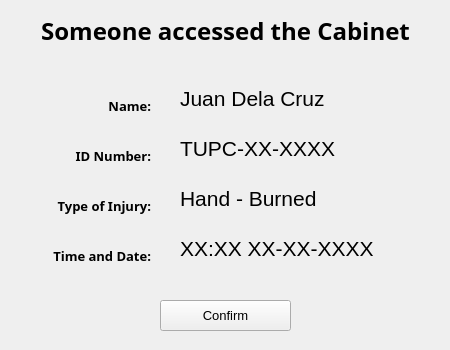
<?xml version="1.0" encoding="UTF-8"?>
<ui version="4.0">
 <class>MainWindow</class>
 <widget class="QMainWindow" name="MainWindow">
  <property name="geometry">
   <rect>
    <x>0</x>
    <y>0</y>
    <width>450</width>
    <height>350</height>
   </rect>
  </property>
  <property name="minimumSize">
   <size>
    <width>450</width>
    <height>350</height>
   </size>
  </property>
  <property name="maximumSize">
   <size>
    <width>450</width>
    <height>350</height>
   </size>
  </property>
  <property name="windowTitle">
   <string>MainWindow</string>
  </property>
  <widget class="QWidget" name="centralwidget">
   <widget class="QLabel" name="label">
    <property name="geometry">
     <rect>
      <x>0</x>
      <y>10</y>
      <width>451</width>
      <height>41</height>
     </rect>
    </property>
    <property name="font">
     <font>
      <family>Unispace</family>
      <pointsize>18</pointsize>
      <weight>75</weight>
      <bold>true</bold>
     </font>
    </property>
    <property name="text">
     <string>Someone accessed the Cabinet</string>
    </property>
    <property name="alignment">
     <set>Qt::AlignCenter</set>
    </property>
   </widget>
   <widget class="QLabel" name="label_2">
    <property name="geometry">
     <rect>
      <x>30</x>
      <y>90</y>
      <width>121</width>
      <height>31</height>
     </rect>
    </property>
    <property name="font">
     <font>
      <family>Unispace</family>
      <pointsize>10</pointsize>
      <weight>75</weight>
      <bold>true</bold>
     </font>
    </property>
    <property name="text">
     <string>Name:</string>
    </property>
    <property name="alignment">
     <set>Qt::AlignRight|Qt::AlignTrailing|Qt::AlignVCenter</set>
    </property>
   </widget>
   <widget class="QLabel" name="label_3">
    <property name="geometry">
     <rect>
      <x>30</x>
      <y>140</y>
      <width>121</width>
      <height>31</height>
     </rect>
    </property>
    <property name="font">
     <font>
      <family>Unispace</family>
      <pointsize>10</pointsize>
      <weight>75</weight>
      <bold>true</bold>
     </font>
    </property>
    <property name="text">
     <string>ID Number:</string>
    </property>
    <property name="alignment">
     <set>Qt::AlignRight|Qt::AlignTrailing|Qt::AlignVCenter</set>
    </property>
   </widget>
   <widget class="QLabel" name="label_4">
    <property name="geometry">
     <rect>
      <x>180</x>
      <y>60</y>
      <width>251</width>
      <height>51</height>
     </rect>
    </property>
    <property name="font">
     <font>
      <pointsize>16</pointsize>
     </font>
    </property>
    <property name="text">
     <string>Juan Dela Cruz</string>
    </property>
    <property name="alignment">
     <set>Qt::AlignBottom|Qt::AlignLeading|Qt::AlignLeft</set>
    </property>
   </widget>
   <widget class="QLabel" name="label_5">
    <property name="geometry">
     <rect>
      <x>180</x>
      <y>110</y>
      <width>251</width>
      <height>51</height>
     </rect>
    </property>
    <property name="font">
     <font>
      <pointsize>16</pointsize>
     </font>
    </property>
    <property name="text">
     <string>TUPC-XX-XXXX</string>
    </property>
    <property name="alignment">
     <set>Qt::AlignBottom|Qt::AlignLeading|Qt::AlignLeft</set>
    </property>
   </widget>
   <widget class="QLabel" name="label_6">
    <property name="geometry">
     <rect>
      <x>30</x>
      <y>190</y>
      <width>121</width>
      <height>31</height>
     </rect>
    </property>
    <property name="font">
     <font>
      <family>Unispace</family>
      <pointsize>10</pointsize>
      <weight>75</weight>
      <bold>true</bold>
     </font>
    </property>
    <property name="text">
     <string>Type of Injury:</string>
    </property>
    <property name="alignment">
     <set>Qt::AlignRight|Qt::AlignTrailing|Qt::AlignVCenter</set>
    </property>
   </widget>
   <widget class="QLabel" name="label_7">
    <property name="geometry">
     <rect>
      <x>30</x>
      <y>240</y>
      <width>121</width>
      <height>31</height>
     </rect>
    </property>
    <property name="font">
     <font>
      <family>Unispace</family>
      <pointsize>10</pointsize>
      <weight>75</weight>
      <bold>true</bold>
     </font>
    </property>
    <property name="text">
     <string>Time and Date:</string>
    </property>
    <property name="alignment">
     <set>Qt::AlignRight|Qt::AlignTrailing|Qt::AlignVCenter</set>
    </property>
   </widget>
   <widget class="QLabel" name="label_8">
    <property name="geometry">
     <rect>
      <x>180</x>
      <y>160</y>
      <width>251</width>
      <height>51</height>
     </rect>
    </property>
    <property name="font">
     <font>
      <pointsize>16</pointsize>
     </font>
    </property>
    <property name="text">
     <string>Hand - Burned</string>
    </property>
    <property name="alignment">
     <set>Qt::AlignBottom|Qt::AlignLeading|Qt::AlignLeft</set>
    </property>
   </widget>
   <widget class="QLabel" name="label_9">
    <property name="geometry">
     <rect>
      <x>180</x>
      <y>210</y>
      <width>251</width>
      <height>51</height>
     </rect>
    </property>
    <property name="font">
     <font>
      <pointsize>16</pointsize>
     </font>
    </property>
    <property name="text">
     <string>XX:XX XX-XX-XXXX</string>
    </property>
    <property name="alignment">
     <set>Qt::AlignBottom|Qt::AlignLeading|Qt::AlignLeft</set>
    </property>
   </widget>
   <widget class="QPushButton" name="pushButton">
    <property name="geometry">
     <rect>
      <x>160</x>
      <y>300</y>
      <width>131</width>
      <height>31</height>
     </rect>
    </property>
    <property name="font">
     <font>
      <pointsize>10</pointsize>
     </font>
    </property>
    <property name="text">
     <string>Confirm</string>
    </property>
   </widget>
  </widget>
 </widget>
 <resources/>
 <connections/>
</ui>
